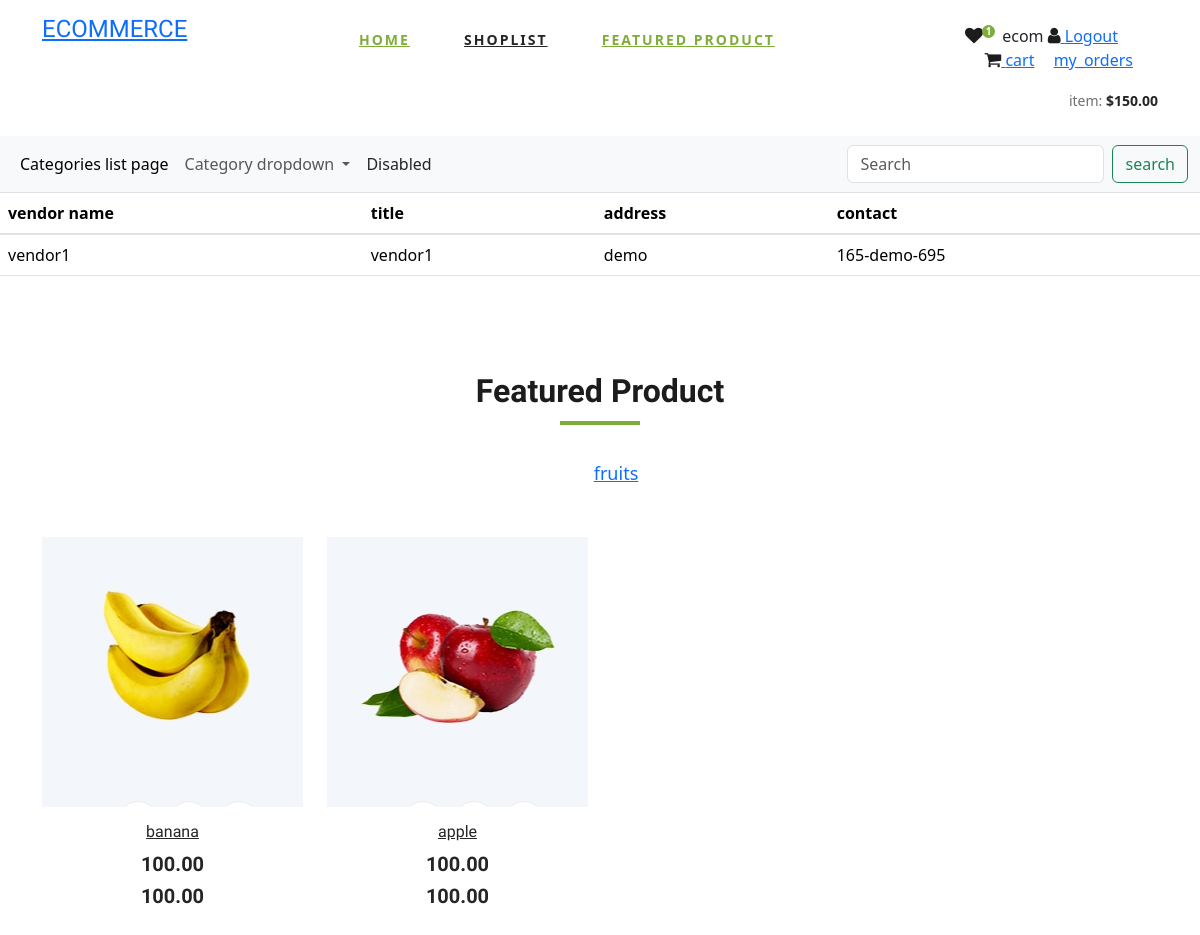
/vendorsview/ (signed in), run on the app's committed database.
### userauths/models.py (models this page shows, shortened)
class User(AbstractUser):
    email = models.EmailField(unique =  True)
    username = models.CharField(max_length=225)
    bio = models.CharField(max_length=100,null=True,blank=True)
    profile_pic = models.ImageField(upload_to='account/images/',null=True,blank=True)
    USERNAME_FIELD = "email"
    REQUIRED_FIELDS = ['username']

### main/models.py (models this page shows, shortened)
class Vendor(models.Model):
    user = models.ForeignKey(settings.AUTH_USER_MODEL,on_delete=models.SET_NULL,null=True)
    vid = ShortUUIDField(unique=True,length = 10,max_length=30,prefix='ven',alphabet="adcdefgh12345")
    title = models.CharField(max_length=100)
    description = models.TextField(null=True,blank=True)
    address = models.TextField(null=True,blank=True)
    contact = models.CharField(max_length=100,default="165-demo-695")
    image = models.ImageField(upload_to='vendor/images/',null=True,blank=True)
    chat_resp_time = models.CharField(max_length=100,default="100")
    shipping_on_time = models.CharField(max_length=100,default="100")
    authentic_rating = models.CharField(max_length=100,default="100")
    days_return = models.CharField(max_length=100,default="100")
    warranty_period = models.CharField(max_length=100,default="100")
    def __str__(self):
        return self.title

class Category(models.Model):
    cid = ShortUUIDField(unique=True,length = 10,max_length=30,prefix='cat',alphabet="adcdefgh12345")
    title = models.CharField(max_length=100)
    image = models.ImageField(upload_to='category/images/',null=True,blank=True)

class Product(models.Model):
    pid = ShortUUIDField(unique=True,length=10,max_length=20,alphabet="abcdefgh12345",prefix="pro")
    vendor = models.ForeignKey(Vendor,on_delete=models.SET_NULL,null=True)
    category = models.ForeignKey(Category,on_delete=models.SET_NULL,null=True)
    title = models.CharField(max_length=100)
    image = models.ImageField(upload_to='product/images/',null=True,blank=True)
    description = models.TextField(null=True,blank=True)
    price = models.DecimalField(max_digits=999999999,decimal_places=2,default="100")
    old_price = models.DecimalField(max_digits=999999999,decimal_places=2,default="100")
    specifications = models.TextField(null=True,blank=True)
    tags = models.ForeignKey(Tags,on_delete=models.SET_NULL,null=True)
    product_status = models.CharField(choices=STATUS,max_length=10,default="in_review")
    in_stock = models.BooleanField(default=True)
    status = models.BooleanField(default=True)
    featured = models.BooleanField(default=True)
    digital = models.BooleanField(default=True)
    quantity = models.IntegerField(default=0)
    sku = ShortUUIDField(unique=True,length=4,max_length=20,alphabet="1234567890",prefix="sku")
    date = models.DateTimeField(auto_now_add=True)
    updated = models.DateTimeField(null=True,blank=True)

### main/views.py (the view)
# urls.py: path('vendorsview/',views.vendorsview,name='vendorsview'),
@login_required
def vendorsview(request):
    vendors = Vendor.objects.all()
    return render(request,'vendor/vendorsview.html',{'vendors':vendors})

### main/context_processor.py (called while the page is built)
def default(request):
    categories = Category.objects.all()
    products = Product.objects.all()
    return {
        'categories' : categories,
        'products':products
    }

### Templates/vendor/vendorsview.html
{% extends 'index.html' %}
{% block content %}
<table class="table">
    <thead>
      <tr>
        <th scope="col">vendor name</th>
        <th scope="col">title</th>
        <th scope="col">address</th>
        <th scope="col">contact</th>
      </tr>
    </thead>
    <tbody>
      <tr>
        {% for vendor in vendors %}
        <td scope="row">{{ vendor }} </td>
        <td>{{ vendor.title }}</td>
        <td>{{ vendor.address}}</td>
        <td>{{ vendor.contact}}</td>
        {% endfor %}
      </tr>
    </tbody>
  </table>
{% endblock %}

### Templates/index.html (shortened to what this page needs)
<!DOCTYPE html>
<html lang="zxx">
{% load static %}
<head>
    <link rel="stylesheet" href="{% static 'css/bootstrap.min.css' %}" type="text/css">
    <link rel="stylesheet" href="{% static 'css/font-awesome.min.css' %}" type="text/css">
    <link rel="stylesheet" href="{% static 'css/elegant-icons.css' %}" type="text/css">
    <link rel="stylesheet" href="{% static 'css/nice-select.css' %}" type="text/css">
    <link rel="stylesheet" href="{% static 'css/jquery-ui.min.css' %}" type="text/css">
    <link rel="stylesheet" href="{% static 'css/owl.carousel.min.css' %}" type="text/css">
    <link rel="stylesheet" href="{% static 'css/slicknav.min.css' %}" type="text/css">
    <link rel="stylesheet" href="{% static 'css/style.css' %}" type="text/css">
    <link href="https://cdn.jsdelivr.net/npm/bootstrap@5.3.3/dist/css/bootstrap.min.css" rel="stylesheet">
</head>
<body>
    <header class="header">
        <div class="container">
            <div class="row">
                <div class="col-lg-3">
                    <div class="header__logo">
                        <a href="{% url 'home' %}"><h4>ECOMMERCE</h4></a>
                    </div>
                </div>
                <div class="col-lg-6">
                    <nav class="header__menu">
                        <ul>
                            <li class="active"><a href="{% url 'home' %}">Home</a></li>
                            <li><a href="#">shoplist</a>
                            </li>
                            <li class="active"><a href="#featured_sec">Featured Product</a></li>
                        </ul>
                    </nav>
                </div>
                <div class="col-lg-3">
                    <div class="header__cart">
                        <ul>
                            <li><a href="#"><i class="fa fa-heart"></i> <span>1</span></a></li>
                            {% if user.is_authenticated %}
                            {{ user.username }}
                            <li><a href="{% url 'user_logout' %}"><i class="fa fa-user"></i> Logout</a></li>
                            <li><a href="{% url 'viewaddtocart' %}"><i class="fa fa-shopping-cart"></i> cart</a></li>
                            <li><a href="{% url 'my_orders' %}">my_orders</a></li>
                            {% else %}
                            <li> <a href="{% url 'register' %}"><i class="fa fa-user"></i>Register </a></li>
                            <li> <a href="{% url 'user_login' %}"><i class="fa fa-login"></i>login </a></li>
                            {% endif %}
                        </ul>
                        <div class="header__cart__price">item: <span>$150.00</span></div>
                    </div>
                </div>
            </div>
        </div>
    </header>
<nav class="navbar bg-white navbar-expand-lg bg-body-tertiary" data-bs-theme="light">
    <div class="container-fluid">
      <div class="collapse navbar-collapse" id="navbarSupportedContent">
        <ul class="navbar-nav me-auto mb-2 mb-lg-0">
          <li class="nav-item">
            <a class="nav-link active" aria-current="page" href="{% url 'category_list' %}">Categories list page</a>
          </li>
          <li class="nav-item dropdown">
            <a class="nav-link dropdown-toggle" href="#" role="button" data-bs-toggle="dropdown" aria-expanded="false">
              Category dropdown
            </a>
          </li>
          <li class="nav-item">
            <a class="nav-link " aria-disabled="true">Disabled</a>
          </li>
        </ul>
        <form class="d-flex" role="search" method='post' action = "{% url 'searchindex' %}">
          <input class="form-control me-2" name="searched"  type="search" placeholder="Search" aria-label="Search">
          <button class="btn btn-outline-success" type='submit' >search</button>
        </form>
      </div>
    </div>
  </nav>
{% block content %}
{% endblock %}
    <section class="featured spad">
        <div class="container">
            <div class="row">
                <div class="col-lg-12">
                    <div class="section-title" id="featured_sec">
                        <h2>Featured Product</h2>
                    </div>
                    <div class="featured__controls">
                        <ul>
                            {% for category in categories %}
                            <li><a href="{% url 'category_product_list' category.cid %}" class="active" >{{ category.title }}</a></li>
                            {% endfor %}
                        </ul>
                    </div>
                </div>
            </div>
            <div class="row featured__filter">
                {% if products %}
                {% for product in products %}
                <div class="col-lg-3 col-md-4 col-sm-6 mix oranges fresh-meat">
                    <div class="featured__item">
                        <div class="featured__item__pic set-bg" data-setbg="{{ product.image.url }}">
                            <ul class="featured__item__pic__hover">
                                <li><a href="#"></a></li>
                                <li><a href="{% url 'product_detail_view' product.pid %}"></a></li>
                                <li><a href="{% url 'addtocart' product.pid %}"></a></li>
                            </ul>
                        </div>
                        <div class="featured__item__text">
                            <h6><a href="#">{{ product.title }}</a></h6>
                            <h5>{{ product.price }}</h5><h5>{{ product.old_price }}</h5>
                        </div>
                    </div>
                </div>
                {% endfor %}
                {% endif %}
            </div>
        </div>
    </section>
</body>
</html>

### static/css/style.css (style rules this page uses)
html, body { height: 100%; font-family: "Cairo", sans-serif; -webkit-font-smoothing: antialiased; font-smoothing: antialiased; }
h1, h2, h3, h4, h5, h6 { margin: 0; color: #111111; font-weight: 400; font-family: "Cairo", sans-serif; }
h2 { font-size: 36px; }
h4 { font-size: 24px; }
h5 { font-size: 18px; }
h6 { font-size: 16px; }
ul, ol { padding: 0; margin: 0; }
.section-title { margin-bottom: 50px; text-align: center; }
.section-title h2 { color: #1c1c1c; font-weight: 700; position: relative; }
.section-title h2:after { position: absolute; left: 0; bottom: -15px; right: 0; height: 4px; width: 80px; background: #7fad39; content: ""; margin: 0 auto; }
.set-bg { background-repeat: no-repeat; background-size: cover; background-position: top center; }
.spad { padding-top: 100px; padding-bottom: 100px; }
.header__logo { padding: 15px 0; }
.header__logo a { display: inline-block; }
.header__menu { padding: 24px 0; }
.header__menu ul li { list-style: none; display: inline-block; margin-right: 50px; position: relative; }
.header__menu ul li.active a { color: #7fad39; }
.header__menu ul li:last-child { margin-right: 0; }
.header__menu ul li a { font-size: 14px; color: #252525; text-transform: uppercase; font-weight: 700; letter-spacing: 2px; -webkit-transition: all, 0.3s; -moz-transition: all, 0.3s; -ms-transition: all, 0.3s; -o-transition: all, 0.3s; transition: all, 0.3s; padding: 5px 0; display: block; }
.header__cart { text-align: right; padding: 24px 0; }
.header__cart ul { display: inline-block; margin-right: 25px; }
.header__cart ul li { list-style: none; display: inline-block; margin-right: 15px; }
.header__cart ul li:last-child { margin-right: 0; }
.header__cart ul li a { position: relative; }
.header__cart ul li a i { font-size: 18px; color: #1c1c1c; }
.header__cart ul li a span { height: 13px; width: 13px; background: #7fad39; font-size: 10px; color: #ffffff; line-height: 13px; text-align: center; font-weight: 700; display: inline-block; border-radius: 50%; position: absolute; top: 0; right: -12px; }
.header__cart .header__cart__price { font-size: 14px; color: #6f6f6f; display: inline-block; }
.header__cart .header__cart__price span { color: #252525; font-weight: 700; }
.featured { padding-top: 80px; padding-bottom: 40px; }
.featured__controls { text-align: center; margin-bottom: 50px; }
.featured__controls ul li { list-style: none; font-size: 18px; color: #1c1c1c; display: inline-block; margin-right: 25px; position: relative; cursor: pointer; }
.featured__controls ul li:after { position: absolute; left: 0; bottom: -2px; width: 100%; height: 2px; background: #7fad39; content: ""; opacity: 0; }
.featured__controls ul li:last-child { margin-right: 0; }
.featured__item { margin-bottom: 50px; }
.featured__item__pic { height: 270px; position: relative; overflow: hidden; background-position: center center; }
.featured__item__pic__hover { position: absolute; left: 0; bottom: -50px; width: 100%; text-align: center; -webkit-transition: all, 0.5s; -moz-transition: all, 0.5s; -ms-transition: all, 0.5s; -o-transition: all, 0.5s; transition: all, 0.5s; }
.featured__item__pic__hover li { list-style: none; display: inline-block; margin-right: 6px; }
.featured__item__pic__hover li:last-child { margin-right: 0; }
.featured__item__pic__hover li a { font-size: 16px; color: #1c1c1c; height: 40px; width: 40px; line-height: 40px; text-align: center; border: 1px solid #ebebeb; background: #ffffff; display: block; border-radius: 50%; -webkit-transition: all, 0.5s; -moz-transition: all, 0.5s; -ms-transition: all, 0.5s; -o-transition: all, 0.5s; transition: all, 0.5s; }
.featured__item__text { text-align: center; padding-top: 15px; }
.featured__item__text h6 { margin-bottom: 10px; }
.featured__item__text h6 a { color: #252525; }
.featured__item__text h5 { color: #252525; font-weight: 700; }
@media only screen and (min-width: 1200px) { .container { max-width: 1170px; } }

### data on the page
User: username "ecom"
Vendor: title "vendor1", address "demo", contact "165-demo-695"
Category: title "fruits"
Product: shows a picture, title "banana", price "100.00", old_price "100.00"
Product: shows a picture, title "apple", price "100.00", old_price "100.00"
